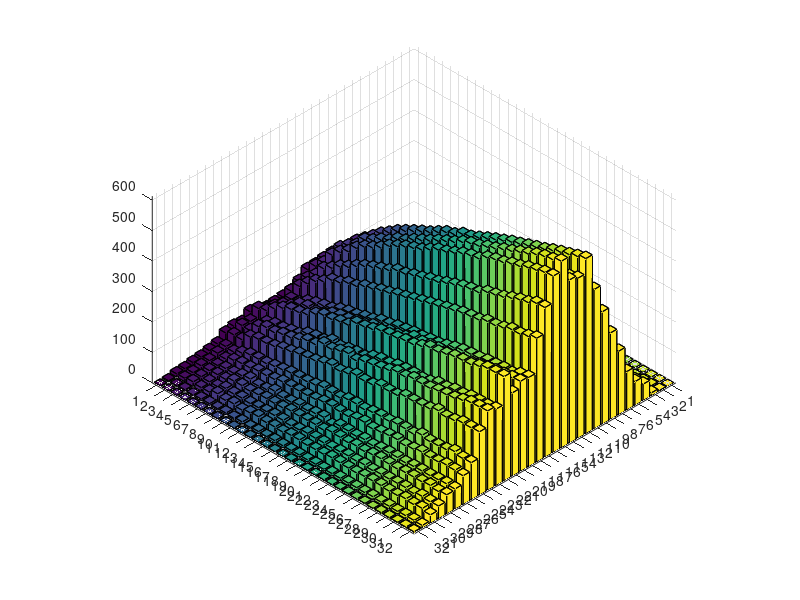

Here is the MATLAB script that generated this plot: (Note: this script raises an error after producing the figure.)
clc
clear
close all
origin = [
0 0 0 0 0 0 0 0 0 0 0 0 0 0 0 0 0 0 0 0 0 0 0 0 0 0 0 0 0 0 0 0 
0 0 0 0 0 0 0 0 0 0 0 0 0 0 0 0 0 0 0 0 0 0 0 0 0 0 0 0 0 0 0 0 
0.557042 1.23628 1.49167 2.45812 4.49232 6.28263 6.82341 7.07875 8.70654 11.187 12.1749 11.052 10.5546 13.3412 17.8806 19.875 17.9876 16.0436 18.0845 22.72 24.8248 22.6854 20.6923 23.3753 28.7577 30.5648 26.8107 23.007 25.0793 31.2728 34.2411 30.881 
2.22817 3.90077 6.78598 14.2096 17.9253 20.1277 27.4557 34.6974 36.2616 39.3596 47.918 55.8684 57.6131 58.6822 64.9589 73.0424 72.463 68.2645 79.0399 97.4776 95.4232 86.5436 100.655 115.214 102.034 99.4 124.553 130.896 116.95 126.982 143.294 136.1 
2.70563 2.9408 11.2869 15.3518 22.106 25.9895 27.5822 38.5825 41.6406 40.687 50.0101 49.451 57.9961 57.4653 63.4136 72.0336 76.2458 81.9209 85.6485 95.8236 93.7068 87.5151 103.337 105.236 115.572 114.38 119.583 144.487 124.596 126.582 135.671 142.01 
7.32113 7.59603 39.2978 37.4227 71.2145 69.8889 101.135 100.541 128.263 125.524 150.138 157.018 186.143 163.344 230.272 197.025 241.547 244.538 275.382 251.065 311.814 281.026 349.663 288.397 405.21 300.198 421.446 355.453 414.684 401.449 438.694 430.962 
11.2204 8.24889 74.925 59.3733 125.83 123.946 173.49 172.7 217.805 222.781 253.916 276.566 307.219 314.084 345.442 365.59 397.173 417.06 428.152 471.649 473.286 510.954 512.945 579.863 556.811 598.865 663.472 572.567 790.283 596.91 789.576 703.92 
17.2683 18.013 97.2999 88.7495 185.761 178.71 245.107 281.209 313.226 358.957 387.102 435.11 473.469 507.215 551.581 587.974 609.866 673.229 685.181 728.743 758.811 786.872 866.085 869.623 895.021 1016.31 943.368 1104.57 971.727 1180.78 1176.55 1125.89 
29.1254 33.6543 154.571 145.682 297.872 278.685 451.307 421.27 607.705 539.657 751.83 712.234 824.154 900.107 954.374 1040.72 1114.62 1198.07 1257.54 1340.34 1431.96 1532.95 1544.58 1719.8 1656.65 1906.37 1751.79 2083.4 2007.93 2108.34 2202.92 2230.49 
42.2556 39.7869 224.954 221.667 412.218 430.572 578.188 619.625 722.986 822.308 901.716 996.242 1140.61 1147.09 1321.7 1325.45 1553.29 1491.94 1721.69 1711.87 1879.89 1855.92 2074.84 2031.54 2218.58 2226.98 2434.18 2341.12 2641.07 2577.41 2777.98 2797.26 
44.3247 42.954 229.655 258.487 405.544 470.65 603.35 633.585 802.84 836.434 984.295 999.53 1202.37 1144.76 1387.96 1386.8 1551.38 1512.31 1815.18 1719.93 2008.65 1906.12 2126.1 2171.98 2342.51 2324.3 2593.12 2527.51 2789.63 2731.41 3025.48 2911.27 
43.5289 42.697 202.057 267.217 403.751 450.441 583.045 662.692 771.835 830.727 955.982 1032 1093.24 1239.68 1259.44 1404.27 1482.74 1545.43 1695.98 1688.01 1861.48 1873.83 2053.2 2020.81 2235.42 2175.51 2434.53 2352.17 2574.5 2570.83 2794.66 2642.64 
46.2345 43.7621 219.789 285.249 393.368 471.401 610.929 667.889 770.32 856.689 967.614 1033.44 1125.19 1235.44 1340.68 1404.54 1506.98 1600.27 1676.46 1782.35 1865.93 1970.55 2005.09 2176.49 2232.23 2288.16 2440.39 2521.21 2580.75 2684.28 2771.24 2899.54 
41.3007 37.2281 209.445 251.482 375.714 460.472 559.08 627.366 736.899 801.554 926.216 972.989 1124.97 1160.62 1295.95 1389.01 1455.17 1536.61 1648.86 1750.84 1777.49 1980.68 1973.28 2139.8 2189.4 2354.17 2340.63 2584.13 2524 2716.1 2699.34 2943.61 
42.2556 31.763 218.12 246.006 381.679 432.105 551.822 568.695 745.922 746.41 886.233 917.576 1069.6 1059.2 1264.38 1260.28 1352.53 1458.49 1568.92 1592.52 1776.87 1792.72 1983.29 1945.84 2185.28 2139.61 2328.23 2358.45 2468.32 2535.49 2604.37 2760.63 
45.9958 31.4138 235.764 251.747 378.052 436.404 539.498 585.045 711.02 727.601 861.619 872.122 1064.67 985.035 1277.73 1159.35 1387.92 1407.76 1574.2 1527.32 1810.71 1700.74 1933.97 1930.38 2075.27 2081.62 2269.03 2197.79 2464.33 2397.39 2584.02 2588.22 
47.9852 27.7595 252.021 228.615 411.151 396.046 565.885 561.413 763.04 688.675 959.589 855.197 1108.77 1023.4 1309.4 1182.59 1462.62 1412.96 1537.91 1645.39 1708.22 1795.31 1896.77 1936.5 2116.05 2119.38 2229.8 2345.87 2410.01 2504.44 2589.96 2633.46 
53.0782 21.8766 293.143 201.763 429.435 379.5 533.557 565.582 697.336 687.694 890.508 835.257 1012.06 1026.09 1146.68 1164.98 1327.42 1270.69 1540.97 1407.82 1722.53 1560.77 1896.86 1713.65 2095.74 1882.54 2221.81 2097.34 2445.66 2247.65 2602.65 2488.36 
49.4176 20.3684 253.941 194.189 381.733 334.605 503.29 545.846 642.555 647.148 796.796 779.77 963.92 956.071 1062.69 1099.56 1307.82 1237.73 1422.45 1390.33 1664.54 1584.15 1681.58 1822.69 1955.21 1846.5 2203.64 1999.22 2369.77 2162.4 2488.99 2388.12 
42.7331 15.4547 213.451 165.491 311.931 282.722 434.986 460.267 562.595 537.488 748.611 636.277 932.404 753.501 1011.75 981.056 1163.85 1092.76 1280.7 1332.69 1471.19 1343.25 1681.9 1590.39 1779.48 1732.62 1890.07 2033.99 1962.63 2149.45 2166.73 2267.3 
34.3775 12.8344 193.225 154.933 279.456 273.368 405.309 401.832 509.546 505.575 639.615 657.187 730.888 782.365 849.019 946.039 988.937 985.427 1230.01 1082.03 1399.64 1160.41 1587.9 1361.24 1632.73 1531.84 1773.25 1712.15 1857.67 1826.87 2098.89 1915.3 
26.2606 10.4214 159.204 145.164 209.171 260.133 310.505 331.565 393.02 405.237 474.377 493.786 560.926 549.062 660.984 648.903 759.46 695.153 903.412 821.818 933.339 970.536 1030.49 1068.58 1108.23 1166.63 1225.73 1255.31 1342.16 1307.57 1529.66 1398.1 
24.0324 9.24783 154.135 136.075 191.702 263.572 277.28 325.129 402.315 375.238 486.375 509.001 523.226 564.183 688.532 574.791 772.199 685.085 840.478 809.264 850.702 988.879 941.41 1000.93 1100.74 1086.12 1199.71 1204.82 1243.4 1432.94 1269.98 1509.72 
24.669 8.21394 154.609 128.469 174.063 223.309 279.107 254.862 358.497 349.429 401.315 457.072 454.443 524.069 558.956 551.858 613.267 642.922 674.749 658.294 827.877 696.003 889.35 827.72 964.764 905.087 1052.49 980.01 1139.47 1050.39 1189.3 1185.27 
25.9423 8.17989 180.093 133.492 218.444 262.979 336.533 286.871 473.419 431.271 496.757 593.132 619.213 645.233 778.15 738.357 837.374 899.657 919.29 1013.01 1050.29 1157.89 1124.45 1310.93 1220.52 1390.6 1368.99 1467.42 1544.14 1547.74 1695.74 1700.95 
18.5416 4.68188 117.609 64.3849 142.602 135.657 164.426 167.536 244.442 151.554 310.901 213.739 328.256 291.583 355.769 332.906 435.966 373.221 471.159 428.545 508.832 451.566 572.788 468.498 624.991 533.867 652.129 615.74 705.707 655.158 796.38 666.641 
17.6662 2.90182 112.093 43.0268 120.124 87.6349 136.309 110.791 192.069 116.967 242.916 160.241 258.914 212.795 284.674 240.601 319.439 258.072 350.428 282.411 385.141 302.795 411.771 350.529 431.314 386.616 460.374 396.498 509.743 392.834 525.191 432.773 
5.72958 0.917412 44.2203 18.5061 51.644 46.5456 55.205 57.6945 77.8071 57.6587 108.538 68.6427 107.946 94.6405 102.633 93.0391 121.105 93.9423 125.966 114.572 131.713 127.678 149.423 130.002 163.181 148.069 160.767 172.34 180.672 168.961 211.491 177.213 
1.35282 0.121583 14.5871 3.44075 23.6324 11.7005 21.2801 15.1243 20.6811 10.6979 25.047 11.169 26.3773 19.0085 28.1473 21.1272 35.102 17.9144 36.9512 21.9542 30.6612 28.7931 32.194 26.9513 44.6727 25.9711 50.1444 37.0472 46.3615 46.4834 50.6754 42.7088 
0 0 0 0 0 0 0 0 0 0 0 0 0 0 0 0 0 0 0 0 0 0 0 0 0 0 0 0 0 0 0 0 
0 0 0 0 0 0 0 0 0 0 0 0 0 0 0 0 0 0 0 0 0 0 0 0 0 0 0 0 0 0 0 0 
0 0 0 0 0 0 0 0 0 0 0 0 0 0 0 0 0 0 0 0 0 0 0 0 0 0 0 0 0 0 0 0 

];
origin = sqrt(origin);

phi_changed = [0 0 0 0 0 0 0 0 0 0 0 0 0 0 0 0 0 0 0 0 0 0 0 0 0 0 0 0 0 0 0 0 
0 0 0 0 0 0 0 0 0 0 0 0 0 0 0 0 0 0 0 0 0 0 0 0 0 0 0 0 0 0 0 0 
0.557042 1.23628 1.42786 2.41368 4.49827 6.30073 6.82681 6.89796 7.86364 9.43222 10.4587 11.1055 12.4909 14.3094 14.7926 13.6763 13.351 15.6473 18.9039 20.1684 19.4288 19.2835 20.6614 21.7335 21.8594 23.4855 27.7422 30.7109 28.1277 22.9757 23.4462 31.7042 
2.22817 3.90077 7.28866 11.8007 17.3776 18.9939 23.2611 29.0984 32.9219 34.6913 40.1675 46.4107 50.4624 52.7501 55.52 57.5046 61.1048 66.6101 71.3787 74.2462 78.6352 82.0692 81.8619 83.8912 94.1461 103.339 103.159 101.951 109.152 116.807 118.204 120.857 
2.70563 2.9408 8.77603 14.0441 17.5487 16.8374 27.6309 27.5745 32.4855 37.7686 44.194 43.3649 51.6012 52.5436 59.383 65.4004 69.7301 71.7336 81.7258 79.4576 86.1853 99.0527 99.2142 90.917 103.022 109.896 115.546 129.133 127.411 112.629 133.95 150.7 
7.32113 7.59603 25.4694 29.2375 43.0476 45.2097 69.8363 57.0098 82.4163 89.385 99.9234 94.8763 133.198 120.384 133.672 140.606 164.008 152.343 186.39 184.275 196.41 193.561 226.21 216.542 243.786 245.263 264.362 254.343 280.741 272.112 296.925 295.151 
11.2204 8.24889 39.2735 36.6845 64.3709 49.6312 88.4772 82.6918 118.697 90.037 134.457 136.087 162.79 134.974 192.592 176.846 208.627 200.219 243.499 221.566 263.918 247.783 295.187 279.19 304.636 287.576 338.134 303.902 355.521 367.134 399.259 367.032 
17.2683 18.013 66.5687 73.9166 108.559 115.656 168.539 168.611 207.66 193.074 275.384 257.348 292.658 313.724 347.526 328.509 407.038 385.908 454.605 447.13 475.763 497.386 547.099 532.754 615.368 590.469 653.239 646.873 664.351 689.417 746.408 710.246 
29.1254 33.6543 119.577 142.118 200.397 216.056 303.598 329.426 366.455 373.593 517.527 476.335 568.672 577.757 643.77 683.162 746.138 756.266 863.306 821.425 934.399 941.814 1028.65 1058.08 1103.06 1124.22 1216.83 1221.23 1340.33 1290.12 1403.8 1453.26 
42.2556 39.7869 180.616 185.686 306.839 301.633 427.585 434.131 497.291 495.71 694.466 648.345 802.627 766.108 918.433 924.22 1012.71 1020.45 1183.32 1149.63 1281.01 1272.55 1411.35 1370.31 1557.57 1539.54 1640.82 1658.49 1805.1 1773.56 1893.68 1895.04 
44.3247 42.954 184.213 221.365 343.019 357.473 473.641 494.477 601.937 638.075 761.477 708.035 915.232 901.103 1008.07 1039.45 1146.17 1163.06 1311.53 1317.59 1452.33 1425.6 1606.22 1604.27 1668.76 1754.83 1879.85 1792.24 2022.02 2048 2108.32 2157.51 
43.5289 42.697 186.544 244.739 348.733 373.858 495.056 508.409 670.322 660.71 731.833 801.276 941.616 897.283 1075.86 1107.19 1223.43 1225.95 1386.48 1391.99 1498.9 1529.55 1654.01 1673.18 1817.15 1844.67 1958.04 1941.51 2112.57 2073.73 2227.58 2342.44 
46.2345 43.7621 199.603 290.788 364.046 469.478 562.657 635.119 779.078 796.012 931.458 953.883 1112.61 1162.59 1253.41 1389.65 1437.72 1439.18 1686.37 1627.06 1747.16 1882.15 1940.94 2007.89 2154.4 2163.45 2276.78 2327.06 2480.9 2466.45 2661.13 2714.95 
41.3007 37.2281 180.136 238.096 326.209 412.027 469.973 530.431 663.36 627.34 769.137 805.399 930.856 920.59 1030.55 1149.76 1176.68 1203.29 1376.82 1373.23 1509.78 1534.04 1610.44 1697.41 1806.37 1802.44 1939.52 1950.44 2058.79 2133.73 2238.94 2246.15 
42.2556 31.763 206.299 226.158 361.005 396.8 459.391 528.628 618.361 609.148 762.01 777.849 939.98 851.652 1021.75 1123.64 1206.03 1119.7 1350.41 1359.26 1451.45 1508.48 1544.59 1663.56 1791.29 1639.96 1932.9 1886.66 2051.47 2000.36 2156.48 2220.36 
45.9958 31.4138 244.942 238.881 401.032 463.542 529.988 600.5 671.348 748.861 838.197 969.83 1022.38 1028.4 1196.42 1303.7 1348.23 1313.84 1669.32 1469.27 1725.87 1724.74 1800.04 1949.66 1961.48 2057.45 2189.87 2229.73 2303.5 2396.44 2547.23 2558.87 
47.9852 27.7595 275.094 234.861 449.509 425.255 561.991 611.111 693.607 775.073 944.497 953.123 1016.78 1134.66 1275.85 1386.73 1300.69 1538.15 1548.56 1623.28 1822.39 1753.53 1938.41 1937.69 2115.39 2159.04 2349.8 2198.18 2479.15 2533.42 2601.73 2637.92 
53.0782 21.8766 348.654 224.513 561.358 424.903 728.063 585.965 985.135 759.375 1228.94 947.614 1420.49 1178.68 1712.88 1273.64 1901.38 1609.69 2065.47 1807.12 2334.48 2015.48 2556.37 2293.07 2703.08 2600.73 2901.84 2794.63 3172.56 3019.32 3329.22 3284.89 
49.4176 20.3684 359.058 231.594 595.252 447.219 728.834 721.688 984.401 893.343 1220.36 1154.67 1442.26 1366.73 1678 1550.43 1896.18 1822.53 2043.3 2060.31 2306.78 2226.31 2579.78 2363.45 2796.09 2569.82 2955.69 2816.09 3174.07 2924.2 3495.08 3171.11 
42.7331 15.4547 349.416 216.919 566.181 457.557 728.346 691.996 906.245 913.189 1116.27 1101.03 1393.89 1258.98 1640.9 1445.07 1826.58 1792.79 1840.15 2107.43 2072.05 2265.91 2352.46 2406.81 2633.42 2576.29 2836.31 2915.51 2922.04 3196.86 3250.55 3326.37 
34.3775 12.8344 289.326 190.09 467.912 450.548 564.681 699.737 695.174 863.177 885.611 1003.15 1083.62 1164.92 1224.05 1316.62 1487.52 1391.5 1676.51 1615.29 1806.69 1868.33 1892.55 2090.89 2090.21 2157.75 2377.36 2230.53 2487.73 2496.4 2571.21 2587.76 
26.2606 10.4214 216.715 147.432 362.598 319.733 482.949 463.736 590.368 588.667 678.292 727.473 804.621 790.484 929.432 947.743 1031.38 1006.35 1207.97 1076.29 1354.28 1146.77 1446.94 1335.35 1473.11 1496.38 1568.13 1670.05 1646.16 1752.83 1827.83 1821.11 
24.0324 9.24783 202.275 141.271 346.662 297.622 512.412 448.908 632.097 606.378 775.243 774.871 863.511 940.42 1022.93 1104.19 1029.77 1396.83 1067.25 1516.81 1257.65 1533.35 1505.31 1508.53 1726.8 1620.9 1840.16 1775.75 1958.6 1946.44 2066.51 2095.49 
24.669 8.21394 229.944 136.437 423.556 339.264 623.365 519.05 850.742 661.619 1079.89 819.892 1243.56 1003.61 1460.59 1079.16 1695.63 1245.55 1823.03 1458 1928.47 1680.88 2022.1 1849 2187.37 1942.23 2325.33 2108.04 2437.37 2240.02 2618.25 2405.71 
25.9423 8.17989 237.286 144.012 429.556 327.673 655.49 553.44 744.869 911.564 809.572 1125.99 1057.05 1271.79 1241.92 1458.95 1528.38 1513.63 1855.67 1711.9 2017.86 2022.98 2201.08 2332.78 2329.77 2715.87 2461.75 2954.34 2742.08 3089.56 2977.42 3291.58 
18.5416 4.68188 191.979 107.847 348.794 256.739 597.379 299.293 830.44 488.491 868.107 736.561 986.711 840.544 1103.43 1049.56 1038.2 1290.66 1066.31 1369.32 1186.29 1474.75 1261.42 1591.02 1417.35 1646.29 1591.33 1759.17 1733.83 1861.51 1925.5 1956.07 
17.6662 2.90182 206.979 84.3267 402.269 306.177 571.469 520.444 816.745 676.822 1072.84 869.028 1284.16 1098.46 1489.9 1327.48 1699.21 1548.27 1900.6 1768.07 2076.69 1986.67 2259.65 2147.92 2496.11 2286.97 2683.51 2542.87 2761.9 2846.87 2903.62 3018.05 
5.72958 0.917412 65.2684 27.9713 114.728 112.844 124.961 219.326 136.46 301.207 172.988 338.365 245.183 333.626 335.069 341.988 393.725 405.494 423.738 496.665 457.076 594.573 491.437 690.872 539.928 755.618 613.534 806.629 671.976 881.1 716.292 943.654 
1.35282 0.121583 15.2681 3.36493 27.8481 11.2926 31.2851 15.265 31.2777 13.2019 27.3253 12.7641 20.955 13.1633 22.3586 11.7038 30.8925 15.2378 37.2742 24.2208 42.5585 30.5358 48.6859 35.426 50.5673 41.4821 51.6666 41.8563 57.8576 38.6099 60.666 42.4174 
0 0 0 0 0 0 0 0 0 0 0 0 0 0 0 0 0 0 0 0 0 0 0 0 0 0 0 0 0 0 0 0 
0 0 0 0 0 0 0 0 0 0 0 0 0 0 0 0 0 0 0 0 0 0 0 0 0 0 0 0 0 0 0 0 
0 0 0 0 0 0 0 0 0 0 0 0 0 0 0 0 0 0 0 0 0 0 0 0 0 0 0 0 0 0 0 0 
];
phi_changed = sqrt(phi_changed);

theta_changed = [0 0 0 0 0 0 0 0 0 0 0 0 0 0 0 0 0 0 0 0 0 0 0 0 0 0 0 0 0 0 0 0 
0 0 0 0 0 0 0 0 0 0 0 0 0 0 0 0 0 0 0 0 0 0 0 0 0 0 0 0 0 0 0 0 
0.557042 1.26512 1.75149 2.41966 3.23081 4.58396 7.09175 9.53625 10.1955 10.3608 11.31 12.3795 12.8434 13.9493 15.68 16.7 16.8074 17.6469 19.4892 20.6124 20.2344 20.1487 21.4515 22.7903 23.8051 26.1581 29.1306 29.6274 27.9341 27.3391 28.2794 28.9361 
2.22817 5.68893 8.22982 11.7032 16.2418 20.1534 23.415 26.7883 30.2174 33.7571 38.5207 43.415 45.5189 46.2921 51.5604 61.6864 69.1335 70.1496 70.7644 75.7375 80.7226 81.8419 83.5445 89.6496 96.2696 100.958 108.204 118.128 121.919 117.642 117.559 129.139 
2.70563 7.45488 10.9427 14.2612 18.2497 22.2867 25.5323 28.7176 33.7763 41.1238 48.7303 54.3682 58.5414 63.8385 71.3973 79.0915 84.014 86.0384 87.7658 91.1233 95.4799 99.8328 105.544 115.008 127.533 138.471 143.968 145.8 149.582 157.798 166.351 169.587 
7.32113 18.9913 26.8187 34.5801 45.6628 61.423 80.2956 96.7382 109.311 123.154 139.637 152.633 162.196 175.57 192.424 206.49 217.833 227.782 234.662 246.557 275.868 313.285 335.085 337.108 333.577 332.84 340.648 365.476 398.945 420.633 432.246 450.19 
11.2204 24.7075 43.5039 55.4045 84.1266 103.47 128.943 144.017 171.218 181.153 215.121 215.367 257.533 265.044 300.407 314.252 339.61 351.228 377.656 382.125 413.956 425.16 448.718 468.572 486.969 503.445 557.839 627.051 687.56 671.826 639.336 630.545 
17.2683 29.6193 86.3815 83.4658 161.722 158.73 234.477 242.331 325.172 298.314 402.165 387.826 472.189 483.82 561.274 568.742 639.323 656.419 733.763 746.082 825.118 822.012 907.243 902.381 1013.04 1011.69 1090.83 1069.09 1108.35 1160.64 1111.35 1195.87 
29.1254 43.4605 155.547 151.551 266.801 282.2 389.204 394.875 529.501 534.634 674.577 633.084 799.4 797.093 962.403 902.946 1134.56 1048.5 1264.76 1171.81 1421.22 1321.33 1505.68 1484.48 1673.66 1592.69 1790.82 1665.07 2002.28 1808.71 2057.7 1942.33 
42.2556 61.5795 213.17 215.128 380.739 362.471 569.549 521.587 753.112 700.775 883.492 909.332 1047.41 1071.7 1211.57 1254.24 1361.09 1479.69 1486.67 1658.06 1677.07 1800.72 1882.41 1960.31 2049.57 2125.35 2244.45 2327.04 2387.26 2446.97 2646.51 2605.49 
44.3247 67.1995 216.109 249.83 354.181 420.187 533.619 588.6 701.055 784.741 853.686 969.846 1084.02 1123.48 1319.59 1340.3 1490.25 1551.53 1693.4 1723.91 1860.97 1931.17 2009.28 2112.39 2221.59 2268.58 2419.38 2487.65 2602.55 2657.79 2785.48 2857.41 
43.5289 60.3661 222.035 236.005 362.005 391.955 537.181 585.43 703.351 733.008 930.02 861.273 1123.86 1118.9 1254.04 1330.1 1489.1 1484.46 1673.66 1697.73 1865.15 1850.15 2088.86 2041.05 2230.99 2253.88 2381.41 2460.2 2552.73 2674.52 2747.67 2823.1 
46.2345 64.4028 201.846 243.878 325.888 368.38 489.789 548.187 667.748 679.638 851.519 853.551 980.103 1051.73 1157.52 1203.77 1338.02 1377.05 1498.67 1535.28 1675.07 1734.87 1806.82 1900.89 1986.42 2043.78 2167.73 2170.72 2353.08 2376.35 2518.41 2580.84 
41.3007 62.3094 173.401 221.928 293.994 315.551 443.099 474.99 586.55 607.378 710.163 753.498 831.265 905.227 1008.3 1039.04 1174.61 1204.93 1325.13 1381.85 1487.79 1508.9 1615.76 1621.71 1801.93 1812.63 1911.32 1986.06 2070.92 2126.23 2249.39 2217.16 
42.2556 73.0795 174.317 238.051 304.567 349.103 465.64 485.298 600.086 668.515 721.603 801.909 895.674 926.97 1056.18 1110.43 1219.89 1283.49 1410.07 1468.37 1567.52 1637.2 1751.88 1773.57 1846.47 1934.37 1999.02 2047.42 2170.54 2201 2367.98 2409.51 
45.9958 88.294 178.67 265.074 326.418 387.694 495.133 545.049 631.561 718.926 807.409 881.77 950.607 999.007 1147.43 1197.15 1261.06 1392.36 1458.72 1530.95 1694.37 1760.15 1830.39 1937.05 2029.87 2098.81 2218.38 2276.11 2371.47 2467.47 2546.66 2627.36 
47.9852 98.3119 179.723 262.635 341.114 416.988 505.966 570.102 656.633 732.834 842.043 933.453 1034.51 1090.23 1158.04 1256.62 1316.04 1384.38 1541.32 1580.18 1608.67 1725.1 1859.84 1929.76 2030.45 2135.61 2260.76 2329.32 2421.74 2517.44 2599.51 2670.55 
53.0782 111.042 191.858 290.279 385.578 478.407 587.438 668.697 765.015 853.279 961.563 1055.27 1179.18 1296.58 1370.23 1455.79 1569.12 1632.45 1722.44 1828.47 1936.57 2048.88 2155.21 2228.71 2320.84 2430.29 2552.39 2642.67 2733.12 2837.97 2943.87 3029.88 
49.4176 107.39 189.027 276.16 360.175 429.606 533.111 611.471 688.063 764.484 877.83 949.108 1052.81 1156.39 1224.1 1313.09 1430.8 1483.64 1566.56 1660.04 1723.33 1784.03 1898.56 2025.66 2110.29 2167.87 2326.31 2458.08 2473.15 2549.34 2711.6 2778.6 
42.7331 93.8628 168.179 237.741 306.389 361.792 446.83 514.844 588.146 653.127 755.915 818.968 885.553 983.723 1060.75 1103.3 1205.11 1285.86 1334.46 1401.71 1491.45 1547.95 1585.24 1644.47 1753.25 1811.58 1846.33 1952.87 2069.22 2129.18 2208.77 2306.13 
34.3775 75.5919 130.296 181.385 236.278 262.678 325.077 388.312 457.898 500.311 572.633 643.321 712.783 771.749 849.483 902.489 977.67 1050.26 1099.07 1132.61 1205.92 1262.22 1295.94 1337.59 1422.09 1480.65 1500.91 1527.1 1596.13 1637.39 1669.3 1745.89 
26.2606 56.5486 97.5459 142.793 184.38 202.733 251.401 295.501 339.683 377.365 437.969 494.507 545.971 586.792 654.457 715.565 763.037 802.271 852.556 895.441 942.1 980.676 1019.25 1057.35 1099.58 1121.47 1145.2 1191.71 1255.78 1295.11 1324.94 1386.04 
24.0324 49.9112 86.8309 129.463 166.981 182.885 231.984 272.925 308.031 330.271 379.859 438.344 487.321 514.82 569.131 630.236 668.711 707.979 772.82 799.996 798.325 828.602 882.532 914.406 957.065 1019.91 1061.66 1083.43 1131.96 1198.11 1231.26 1237.6 
24.669 49.7242 85.278 138.339 195.417 215.852 256.958 313.085 356.159 368.181 402.656 467.017 529.353 562.71 595.433 636.352 667.635 691.995 738.292 789.877 832.61 881.869 935.102 971.496 1010.71 1075.11 1130.86 1149.49 1172.46 1226.88 1267.27 1275.18 
25.9423 51.9281 84.9109 135.66 200.786 226.435 264.208 306.946 358.74 397.942 440.942 472.971 502.907 543.511 600.987 642.395 676.956 733.442 806.053 847.791 854.345 876.725 939.941 999.041 1023.82 1047.39 1089.69 1124.83 1147.73 1188.39 1238.42 1267.51 
18.5416 33.1075 60.4308 93.0838 137.883 155.867 197.902 233.799 258.055 276.916 323.233 369.877 400.58 432.09 481.593 518.321 536.765 571.454 613.471 623.832 621.054 653.458 701.465 723.005 731.659 762.863 796.949 816.681 850.226 907.138 945.514 961.865 
17.6662 30.7681 52.484 90.718 152.745 183.381 201.478 225.232 259.13 291.719 328.918 366.734 394.917 420.007 453.318 487.802 510.292 529.595 555.35 580.64 600.442 630.047 676.758 727.444 770.042 805.785 833.821 857.439 891.943 941.078 984.167 1012.37 
5.72958 11.0026 15.7999 28.0465 46.7504 54.907 57.277 69.2059 88.8564 101.904 107 114.765 126.432 137.758 150.966 169.048 184.357 192.042 199.001 210.063 218.538 224.927 243.502 276.951 304.576 312.936 316.588 331.088 346.771 349.34 347.035 356.429 
1.35282 3.20896 2.90209 3.74212 7.17258 11.9911 14.964 16.2436 18.8287 24.5253 31.3124 35.8009 37.4266 38.5239 40.9441 44.2428 47.6259 51.9351 58.2531 65.3782 70.5681 73.1311 75.7674 81.2675 88.6822 94.1258 95.3315 94.2365 94.659 98.3673 104.166 110.087 
0 0 0 0 0 0 0 0 0 0 0 0 0 0 0 0 0 0 0 0 0 0 0 0 0 0 0 0 0 0 0 0 
0 0 0 0 0 0 0 0 0 0 0 0 0 0 0 0 0 0 0 0 0 0 0 0 0 0 0 0 0 0 0 0 
0 0 0 0 0 0 0 0 0 0 0 0 0 0 0 0 0 0 0 0 0 0 0 0 0 0 0 0 0 0 0 0 
];
theta_changed = sqrt(theta_changed);

another = [0 0 0 0 0 0 0 0 0 0 0 0 0 0 0 0 0 0 0 0 0 0 0 0 0 0 0 0 0 0 0 0 
0 0 0 0 0 0 0 0 0 0 0 0 0 0 0 0 0 0 0 0 0 0 0 0 0 0 0 0 0 0 0 0 
0 0 0 0 0 0 0 0 0 0 0 0 0 0 0 0 0 0 0 0 0 0 0 0 0 0 0 0 0 0 0 0 
0 0 0 0 0 0 0 0 0 0 0 0 0 0 0 0 0 0 0 0 0 0 0 0 0 0 0 0 0 0 0 0 
0 0 0 0 0 0 0 0 0 0 0 0 0 0 0 0 0 0 0 0 0 0 0 0 0 0 0 0 0 0 0 0 
0.238732 0.132011 1.92534 2.40796 3.55918 2.46699 10.357 1.23557 12.859 7.53229 15.1484 6.9932 25.62 9.43886 24.1982 22.2196 26.7626 21.9836 36.5416 32.3626 27.5151 51.1289 30.5109 51.9562 35.9148 72.2221 19.8563 92.7541 26.1417 93.3386 26.5751 120.772 
4.45634 5.2686 31.773 29.7661 52.0703 55.7323 92.242 76.9886 128.448 92.8829 161.568 122.576 162.569 183.354 171.796 224.93 194.194 237.36 241.558 239.842 231.481 333.459 209.02 352.059 296.388 342.874 332.242 360.639 369.316 374.806 372.187 411.872 
6.92324 11.3801 28.4216 38.5371 51.8347 62.7217 89.446 105.079 124.546 116.421 130.429 154.521 164.882 165.028 195.982 197.263 201.385 221.468 247.491 255.595 267.896 274.165 294.102 291.061 300.609 322.543 357.881 378.284 381.252 364.201 387.502 397.834 
9.31056 14.9348 34.0017 46.5867 76.4003 90.0867 113.855 119.726 138.916 150.127 183.164 191.42 208.138 217.778 251.876 262.28 276.414 291.353 314.904 309.952 337.545 363.421 382.591 378.068 401.725 415.689 431.377 435.255 477.752 501.585 498.675 487.78 
11.6979 18.2978 38.8844 60.8261 93.2647 113.323 115.716 131.644 183.276 178.298 202.313 220.076 243.066 286.004 300.176 290.173 355.998 351.648 364.279 396.607 401.844 451.66 493.09 440.386 505.614 552.165 557.346 591.858 574.592 577.901 660.445 614.191 
16.8704 21.2853 65.4969 99.7601 150.947 181.939 194.175 243.134 277.651 344.556 331.196 391.27 447.124 451.822 486.489 528.197 553.587 614.665 668.083 621.239 744.665 715.43 810.195 792.187 805.887 959.092 872.695 940.58 942.931 1070.36 1108.18 964.315 
22.1225 20.857 89.3236 127.57 197.806 166.111 254.799 277.037 315.562 338.987 411.532 415.764 467.551 494.991 559.827 544.445 649.236 648.035 694.534 705.961 789.145 761.758 826.399 914.902 932.32 844.662 968.243 1051.96 1078.77 1000.26 1118.45 1159.99 
24.0324 19.0868 94.532 131.528 192.794 156.449 301.618 269.263 330.328 336.571 458.119 411.399 498.119 532.398 529.546 601.732 620.212 716.518 655.834 794.852 742.175 875.984 819.498 936.911 950.161 1043.21 975.73 1059.81 1206.95 1109.79 1192.02 1243.59 
28.7275 17.2801 109.642 123.969 173.787 157.631 269.175 226.916 316.451 309.406 387.074 359.772 457.725 433.223 543.592 492.605 601.673 556.066 666.204 647.575 727.196 708.972 818.372 761.382 870.365 816.295 906.055 939.694 1022.22 915.93 1078.11 1037.7 
35.7303 20.9206 139.373 131.576 224.309 182.326 366.244 231.271 443.432 367.558 521.736 407.438 671.654 499.814 786.936 604.779 850.396 672.52 1004.92 783.651 1085.09 864.427 1192.23 961.962 1267.8 1059.52 1386.89 1128.16 1515.66 1246 1535.71 1371.81 
27.9317 20.3838 105.179 126.609 163.06 206.505 272.077 240.492 341.644 358.449 393.523 421.861 507.283 480.04 611.456 620.917 631.563 664.146 747.123 731.92 852.918 830.616 889.973 931.601 990.393 990.312 1067.79 1048.11 1130.78 1140.03 1234.54 1249.71 
23.2366 20.6763 83.4592 100.326 134.634 182.354 236.533 207.582 306.937 302.712 339.522 377.967 412.642 416.653 504.572 509.313 578.966 553.833 591.198 602.122 659.011 701.257 764.958 737.405 821.066 795.694 866.144 913.853 923.141 944.53 1031.69 981.693 
21.7246 22.3581 81.3665 103.575 133.303 214.184 229.711 231.448 318.028 269.415 353.037 415.029 409.103 487.196 512.91 474.549 595.448 584.562 644.145 705.715 702.438 749.109 812.235 796.515 882.608 895.696 953.236 988.039 1038.51 1055.31 1076.53 1141.71 
22.2021 21.7258 110.14 121.783 192.441 272.143 306.501 309.363 456.36 388.829 572.4 556.583 652.715 625.289 825.666 639.198 995.269 772.2 1058.69 941.406 1121.05 1014.91 1297.5 1068.29 1461.32 1162.85 1544.35 1280.11 1648.44 1411.59 1728.86 1546.54 
15.6768 16.7609 74.2079 98.4659 114.904 217.228 176.473 221.407 290.362 261.138 357.16 382.935 349.197 465.766 421.965 473.577 541.162 511.52 578.775 609.39 617.489 675.578 680.192 728.589 746.868 788.23 822.056 825.381 894.483 894.397 937.619 985.779 
13.2099 13.2337 68.1814 88.1533 93.405 195.161 143.263 194.332 252.337 215.021 305.206 321.131 302.871 395.153 363.659 406.924 446.012 461.058 483.181 524.35 553.233 552.115 622.376 627.894 609.851 730.51 657.379 728.401 812.123 696.675 864.439 842.24 
9.07183 5.09314 69.1562 66.6737 97.1616 169.107 155.177 186.821 295.37 200.687 404.313 266.316 471.517 330.891 558.811 377.797 639.531 444.297 695.112 525.487 801.429 534.403 954.514 569.375 1004.45 707.467 1010.58 780.993 1135.83 763.592 1274.69 806.637 
5.65 2.05164 52.6919 45.1201 67.0922 142.361 75.5086 206.977 133.507 249.535 188.711 297.177 252.226 304.07 349.928 307.528 398.379 380.809 381.889 480.096 402.206 513.509 492.362 516.269 564.848 574.304 592.269 630.38 659.928 638.929 732.887 709.354 
4.85423 1.83773 42.7772 47.7171 37.393 134.84 55.1116 147.284 150.164 143.741 193.096 209.342 202.725 234.188 272.238 231.646 289.622 325.743 233.515 404.621 288.991 337.572 446.424 285.255 482.848 411.352 385.306 564.46 388.204 548.465 538.056 483.261 
5.17254 1.79612 48.7552 50.1957 45.5886 159.613 45.573 196.663 153.937 166.927 254.479 223.716 260.752 321.55 297.399 343.787 378.158 381.707 381.76 487.418 376.325 511.457 495.079 433.204 623.283 450.284 592.15 615.175 500.04 730.256 551.138 682.587 
3.97887 1.18737 40.8566 36.2842 44.6994 134.856 22.7241 205.007 81.9745 173.188 213.6 135.99 282.864 205.207 254.201 326.922 239.214 382.467 309.75 369.765 405.059 376.756 453.113 429.623 478.118 476.407 523.504 509.589 555.854 578.675 546.933 661.737 
2.54648 0.354606 32.452 11.5811 70.0903 48.6154 105.195 92.5406 160.757 117.329 239.11 141.088 304.966 192.131 354.385 238.548 443.484 223.468 597.229 172.382 739.408 185.731 783.996 297.747 765.437 416.704 796.847 453.353 908.743 443.995 1018.01 476.302 
0 0 0 0 0 0 0 0 0 0 0 0 0 0 0 0 0 0 0 0 0 0 0 0 0 0 0 0 0 0 0 0 
0 0 0 0 0 0 0 0 0 0 0 0 0 0 0 0 0 0 0 0 0 0 0 0 0 0 0 0 0 0 0 0 
1.27324 0.0241932 18.2337 0.965286 49.8728 5.81544 88.5014 18.4683 125.854 41.8218 155.501 76.5244 174.194 120.937 181.741 172.138 179.862 227.187 170.989 283.787 157.786 339.93 143.556 392.907 132.927 438.552 131.908 471.59 146.737 487.276 181.696 483.688 
1.19366 0.19593 14.6825 6.98388 26.4925 34.0916 21.7662 78.6315 11.6002 113.643 23.6087 114.698 67.8026 90.3437 119.879 76.8703 145.734 99.3062 140.332 143.593 133.445 174.692 152.913 180.409 189.292 186.759 207.758 222.655 196.461 275.342 191.3 295.859 
0.875352 0.0459279 11.5568 1.70091 26.7265 9.06713 36.3058 23.8677 36.4831 41.401 32.9029 52.6654 35.4013 51.599 48.6956 41.1877 67.2568 32.4461 79.2243 36.1485 76.4288 53.7401 62.0584 75.2459 49.1084 86.6143 50.3646 81.0492 67.9322 65.1394 91.0604 54.4075 
];
another = sqrt(another);

addnoise = [0 0 0 0 0 0 0 0 0 0 0 0 0 0 0 0 0 0 0 0 0 0 0 0 0 0 0 0 0 0 0 0 
0 0 0 0 0 0 0 0 0 0 0 0 0 0 0 0 0 0 0 0 0 0 0 0 0 0 0 0 0 0 0 0 
0.238732 0.475751 0.331399 0.734969 2.04146 3.27825 3.20558 2.10236 1.79349 3.41744 5.72005 6.33101 4.72465 3.17017 4.14907 7.23793 9.38334 8.53409 6.28027 6.10827 9.15713 12.6289 13.0037 10.3513 8.44942 10.3227 14.4603 16.4203 14.1418 10.6371 10.6237 14.8949 
2.30775 4.58587 6.69842 12.3207 17.0181 20.7372 26.4735 29.8614 33.2577 41.9744 47.3715 44.8299 50.0348 64.4254 67.0013 59.7098 62.6227 72.6826 79.9818 89.6949 93.7873 86.0225 89.411 107.892 109.01 98.2076 110.48 130.609 127.456 122.479 132.877 136.911 
3.50141 3.78511 16.2878 22.189 30.0661 35.7438 38.0166 55.4207 54.981 59.9985 73.8679 70.7919 85.5737 86.6888 89.1469 104.495 106.911 110.167 127.171 130.298 141.892 130.791 150.033 158.625 155.29 153.163 160.943 204.612 188.627 174.762 206.406 203.894 
7.16197 6.76015 40.8502 35.4958 70.3465 67.3019 92.3484 93.8097 118.134 117.117 144.197 137.939 180.231 143.419 197.764 186.653 215.713 202.435 216.062 248.14 264.873 246.084 287.227 268.62 320.727 288.995 346.241 323.859 355.981 349.843 347.49 395.69 
14.4035 11.5718 95.4192 75.8669 161.854 166.456 214.733 225.326 287.801 286.601 351.899 355.013 395.585 424.494 463.675 503.243 503.817 586.643 547.761 652.598 594.17 719.195 668.798 761.736 801.082 754.775 876.164 758.42 951.836 881.792 1000.94 931.317 
25.7035 24.982 161.7 136.216 299.365 276.744 420.408 425.115 546.266 546.939 662.668 713.297 790.112 846.41 950.952 953.108 1097.64 1085.75 1208.93 1234.05 1351.79 1375.95 1471.65 1502.7 1574.57 1653.75 1732.14 1734.03 2033.86 1664.91 2279.31 1762.36 
42.4148 45.4181 219.646 231.31 426.002 430.59 631.079 644.216 802.653 872.52 992.197 1064.18 1182.74 1236.4 1445.91 1384.34 1634.95 1607.84 1778.84 1819.22 2037.83 1963.69 2220.42 2167.33 2397.73 2413.71 2610.75 2557.63 2725.9 2864.04 2880.91 3039.6 
50.85 46.5326 272.245 283.656 486.305 527.302 699.694 739.971 902.23 986.931 1120.2 1198.59 1372.98 1400.86 1553.82 1701.74 1753.2 1951.9 2012.02 2126.77 2280.86 2386.32 2463.26 2653.21 2666.61 2884.84 2858.59 3155.35 3074.16 3337.56 3462.07 3524.38 
55.6247 52.5832 285.055 325.955 514.289 584.116 759.337 815.01 1001.64 1063.45 1264.44 1291.76 1533.57 1549.61 1731.77 1812.88 2025.05 2044.5 2293.89 2320.37 2537.27 2490.38 2861.34 2772.87 3097.7 2973 3377.29 3255.87 3612.25 3531.54 3829.4 3844.53 
55.6247 49.9692 283.779 317.805 532.53 572.985 784.709 812.112 1033.93 1065.36 1265.62 1339.69 1491.14 1602.88 1750.15 1847.5 2000.18 2080.12 2252.94 2327.5 2452.18 2629.66 2730.55 2835.53 2988.94 3127.03 3173.95 3397.94 3472.47 3623.22 3762.44 3874.1 
59.7627 52.3701 307.441 340.479 551.152 609.322 798.687 872.719 1034.49 1108.74 1267.74 1334.65 1507.49 1579.39 1759.92 1804.4 2030.66 2004.86 2281.92 2306.57 2487.36 2566.54 2729.25 2784.24 3013.15 3030.46 3234.77 3272.92 3486.04 3518.42 3684.75 3739.94 
57.1366 47.3531 296.103 328.411 506.015 581.299 737.567 799.01 941.831 1025.08 1160.48 1221.28 1389.99 1439.38 1617.26 1682.2 1817.3 1907.84 2073.61 2141.16 2304.2 2384.1 2581.58 2550.97 2821.01 2793.84 3010.91 3046.74 3202.08 3228.18 3426.73 3447.42 
59.9218 38.8231 330.318 332.902 532.007 578.2 793.41 760.669 1040.41 1013.11 1213.92 1237.89 1463.92 1432.61 1710.06 1691.6 1906.66 1965.97 2136.49 2200.18 2385.45 2434.36 2643.63 2667.58 2848.97 2912.86 3072.85 3120.75 3333.66 3325.89 3563.09 3562.65 
57.7732 35.5358 314.5 288.436 508.962 535.366 703.478 718.835 965.128 908.647 1130.42 1153.72 1302.51 1344.84 1563.21 1518.71 1739.02 1776.34 1965.47 1951.05 2261.38 2125.91 2476.4 2405.37 2625.62 2667.63 2809.36 2905.62 3044.95 3105.5 3233.2 3390.64 
61.1951 32.4371 329.428 264.758 499.917 500.037 647.424 685.368 874.173 802.369 1074.32 998.469 1212.41 1191.96 1387.26 1328.6 1640.18 1485.64 1764.67 1756.38 1914.09 1956.78 2084.64 2135.85 2336.28 2243.91 2559.11 2498.59 2714.98 2694.03 2916.38 2923.47 
61.4338 31.2121 312.229 249.575 493.076 445.805 610.833 654.319 819.069 788.256 1014.51 973.207 1192.55 1125.2 1377.48 1343.68 1559.32 1499.97 1714.9 1747.35 1919.28 1898.88 2111.04 2119.65 2327.86 2240.72 2557.33 2477.45 2708.86 2700.78 2908.83 2912.53 
62.4683 26.7393 313.046 243.013 481.437 424.261 625.909 689.55 829.719 821.082 1056.63 992.776 1276.15 1203.31 1434.38 1430.03 1612.41 1680.97 1747.57 1916.79 2003.33 2084.85 2227.25 2259.99 2542.14 2380.87 2737.04 2642.31 2960.07 2773.85 3200.09 3010.91 
54.7493 20.0261 274.248 205.761 407.271 347.993 546.781 582.342 672.256 715.521 846.525 865.556 1045.16 1022.94 1158.19 1234.71 1382.06 1359.75 1542.87 1555.26 1836.22 1582.29 2028.44 1888.17 2134.21 2117.77 2225.88 2421.55 2403.15 2503.36 2650.74 2707.74 
45.1204 15.7442 228.866 175.599 316.785 280.997 444.379 434.047 534.475 519.466 711.813 626.751 830.794 756.914 956.801 884.343 1131.67 966.455 1307.82 1120.95 1463.23 1236.83 1590.97 1468.19 1651.73 1588.05 1871.63 1693.97 2051.51 1785.85 2256.02 1943.95 
40.2662 13.1971 229.681 178.907 303.473 311.003 449.241 444.481 564.842 553.888 730.838 666.792 903.956 762.644 1023.67 975.207 1128.87 1035.95 1364.79 1173.27 1434.85 1383.74 1562.16 1573.27 1669.71 1730.35 1868.32 1895.99 1984.29 2066.63 2199.7 2193.5 
34.3775 11.5608 210.002 171.086 252.626 302.218 375.225 381.126 493.829 463.234 607.943 598.64 680.93 714.683 784.326 832.657 872.203 936.439 1012.17 1051.91 1113.44 1200.11 1258.23 1264.87 1448.91 1381.64 1550.23 1530.95 1678.48 1659.06 1782.22 1809.06 
32.388 10.5452 201.44 155.452 229.234 291.816 325.296 353.122 464.145 425.98 531.656 609.838 556.404 696.459 757.011 656.197 879.885 789.708 930.768 880.78 1054.07 972.233 1156.94 1059.28 1250.05 1188.21 1308.37 1275.98 1460.48 1324.44 1589.34 1431.62 
29.4437 9.51025 182.199 144.996 209.032 243.697 348.155 258.344 444.749 415.91 456.594 542.372 585.208 602.583 681.204 688.349 779.357 750.14 891.541 811.027 1001 886.06 1072.54 1011.14 1134.97 1075.62 1303.96 1116.36 1429.66 1233.67 1501.68 1306.83 
28.5683 7.19381 199.861 121.8 256.68 278.095 359.318 366.885 503.025 508.9 554.724 715.636 653.826 805.92 843.092 866.773 998.249 1007.75 1079.78 1183.59 1163.41 1337.4 1267.16 1467.24 1418.09 1535.37 1624.48 1558.52 1877.14 1593.61 2019.49 1789.23 
15.1197 2.77766 109.791 51.7069 136.6 128.282 174.112 169.182 251.117 199.06 310.676 267.947 334.131 328.243 382.4 351.999 438.584 405.368 472.04 454.644 535.617 489.805 585.816 557.853 616.033 625.597 658.201 662.91 733.971 687.717 795.265 730.062 
7.00282 1.11718 58.0691 25.3914 75.8126 72.1345 85.1607 93.4714 119.391 94.9506 152.386 113.643 160.691 139.239 171.16 149.56 179.122 172.549 182.319 187.494 214.876 190.2 241.446 217.481 248.437 247.999 262.039 261.573 285.797 264.013 309.4 275.313 
3.1831 0.512067 31.8825 12.9694 46.545 41.8303 43.5271 54.3425 59.735 45.4865 81.4437 53.1827 82.5283 73.9971 82.8257 79.4882 93.2994 82.0512 98.2531 92.8956 107.291 98.064 126.352 107.003 131.166 135.284 129.018 147.909 150.699 136.813 176.624 144.28 
1.19366 0.143204 12.6706 4.02707 19.6642 13.4188 18.1882 17.0886 21.4935 13.176 27.9257 16.4466 28.0162 26.2643 29.6035 26.5453 37.9144 21.5115 38.8224 26.6258 30.689 34.0481 32.89 31.4826 45.8933 31.3873 50.0136 42.6495 46.8892 48.8864 52.9771 43.9672 
0 0 0 0 0 0 0 0 0 0 0 0 0 0 0 0 0 0 0 0 0 0 0 0 0 0 0 0 0 0 0 0 
0 0 0 0 0 0 0 0 0 0 0 0 0 0 0 0 0 0 0 0 0 0 0 0 0 0 0 0 0 0 0 0 
];
addnoise = sqrt(addnoise);

rotatexyz = [0 0 0 0 0 0 0 0 0 0 0 0 0 0 0 0 0 0 0 0 0 0 0 0 0 0 0 0 0 0 0 0 
0 0 0 0 0 0 0 0 0 0 0 0 0 0 0 0 0 0 0 0 0 0 0 0 0 0 0 0 0 0 0 0 
0.557042 1.23628 1.43028 2.41149 4.46789 6.20312 6.70139 6.84245 7.94367 9.54539 10.3953 10.7798 12.0816 14.0989 14.8503 13.7456 13.1082 15.0876 18.4344 20.2461 20.054 19.8952 20.6575 21.1532 21.4488 23.9468 28.9552 31.8762 28.706 23.2459 23.9654 32.4573 
2.22817 3.90077 7.25948 11.8284 17.5824 19.1682 23.2209 29.2072 33.2778 34.6679 39.7393 46.4246 50.5914 51.9706 54.5132 57.584 61.2644 65.6287 70.6802 75.0657 79.4121 82.0245 82.4544 84.553 92.2005 99.5351 101.033 101.709 108.22 115.35 118.378 122.424 
2.70563 2.9408 8.94286 14.3687 17.7939 17.4222 28.0781 28.0535 33.6343 38.2176 43.6502 44.2712 53.0429 52.3996 58.9081 65.4388 69.4727 72.744 82.5734 78.5412 86.5823 99.4963 96.7552 90.8913 106.127 110.56 115.874 132.738 130.485 115.4 135.947 148.936 
7.32113 7.59603 25.6415 29.1839 43.2852 45.8232 69.7974 56.9782 83.014 89.6887 100.973 96.534 133.728 121.454 135.395 141.079 165.976 154.422 186.587 186.11 198.534 193.938 230.434 221.351 247.004 252.858 271.471 256.233 284.605 276.524 300.23 303.095 
11.2204 8.24889 39.1816 36.5754 65.5277 50.0623 87.4855 83.0032 119.87 90.2107 135.192 136.487 162.642 135.064 193.039 179.24 212.066 202.075 245.811 223.053 264.501 251.814 298.955 280.302 308.576 291.046 339.016 307.52 358.395 366.935 399.985 364.318 
17.2683 18.013 66.3943 74.2038 109.444 114.743 168.491 169.287 207.281 193.875 275.97 255.193 292.096 315.026 345.121 327.258 407.98 384 448.929 442.365 477.323 497.396 542.053 528.151 610.369 583.881 647.737 641.965 663.48 684.965 739.811 716.112 
29.1254 33.6543 119.118 142.792 199.427 216.668 305.489 327.477 369.214 376.287 515.617 477.228 569.761 578.894 642.931 687.734 744.508 757.543 874.721 826.848 945.335 954.819 1031.99 1068.8 1112.84 1135.25 1239.99 1236.28 1352.66 1310.73 1428.94 1474.86 
42.2556 39.7869 180.712 185.751 305.206 299.784 424.796 436.73 499.646 492.756 692.247 648.399 803.252 766.04 918.118 919.731 1009.54 1023.58 1174.61 1145 1278.57 1266.81 1419.75 1373.24 1559.93 1548.45 1636.57 1655 1798.66 1767.87 1890.98 1883.31 
44.3247 42.954 183.362 220.571 343.195 356.529 471.035 495.184 597.774 632.755 762.516 711.873 914.68 899.128 1005.01 1034.66 1144.98 1149.29 1308.87 1317.31 1434.66 1423.71 1596.78 1593.79 1667.23 1744.4 1878.71 1792.29 2027.1 2033.41 2106.14 2168.6 
43.5289 42.697 186.331 243.6 350.835 373.674 496.375 511.597 671.337 665.265 732.411 802.284 942.472 908.795 1078.91 1109.67 1237.52 1228.27 1391.73 1407.49 1520.03 1551.29 1676.05 1708.44 1844.78 1863.82 1973.65 1973.82 2119.98 2081.91 2267.81 2352.4 
46.2345 43.7621 198.615 290.172 364.21 468.691 562.142 636.281 776.582 798.832 926.665 956.256 1115.32 1165.69 1260.51 1397.64 1460.17 1447.56 1689.06 1645.75 1762.14 1888.68 1956.18 2018.5 2159.15 2176.45 2275.63 2333.7 2485.61 2470.39 2671.13 2735.19 
41.3007 37.2281 178.894 237.621 326.002 412.182 471.642 532.193 668.516 637.112 770.745 812.471 943.803 936.738 1044.65 1160.9 1194.38 1222.7 1383.65 1373.33 1531.72 1549.66 1608.36 1709.18 1812.49 1812.98 1940.16 1957.33 2097.52 2136.2 2239.05 2268.45 
42.2556 31.763 206.51 226.194 363.413 399.238 467.262 531.311 631.955 611.017 765.654 779.448 944.401 854.594 1016.22 1118.88 1211.69 1143.43 1345.13 1370.25 1482.62 1522.82 1580.79 1679.98 1825.99 1695.11 1962.87 1935.71 2095.96 2022.72 2168.46 2249.9 
45.9958 31.4138 246.358 239.467 403.035 471.444 533.954 612.545 684.647 760.669 855.095 989.278 1043.64 1046.31 1214.2 1312.91 1384.22 1340.85 1677.82 1498.56 1747.62 1758.99 1829.4 1983.07 1986.63 2090.62 2215.13 2268.14 2330.49 2377.15 2593.69 2571.1 
47.9852 27.7595 278.099 235.106 455.687 433.875 570.628 628.781 704.241 800.151 956.048 977.499 1033.89 1157.81 1290.22 1412.85 1345.46 1560.28 1591.26 1655.02 1880.9 1786.18 1992.32 1986.5 2170.78 2195.45 2418.41 2252.56 2529.07 2592.09 2641.52 2697.37 
53.0782 21.8766 354.167 224.756 574.414 434.508 743.178 606.135 1004.73 781.385 1258.72 969.694 1468.34 1198.84 1763.74 1312.45 1960.83 1628.5 2124.65 1820.05 2402.4 2017.56 2609.89 2314.71 2770.11 2594.67 2984.66 2767.15 3261.57 3014.02 3376.89 3284.43 
49.4176 20.3684 364.097 231.565 609.684 455.398 744.744 741.457 1005.2 919.86 1265 1190.92 1499.95 1423.63 1743.47 1637.13 1965.06 1915.28 2125.42 2159.2 2386.25 2350.14 2665.84 2552.87 2883.68 2812.55 3062.79 3093.12 3312.98 3214.3 3626.18 3482.35 
42.7331 15.4547 353.845 215.455 586.923 464.083 761.546 709.297 943.743 940.446 1147.89 1144.98 1414.28 1305.55 1679.98 1480.34 1876.96 1837.63 1899 2162.73 2089.09 2337.05 2372.32 2450.17 2676.28 2610.47 2857.82 2962.5 2939.98 3189.78 3269.77 3324.51 
34.3775 12.8344 289.722 187.625 475.94 448.596 583.979 706.418 711.068 884.536 894.515 1017.07 1097.38 1163.08 1240.71 1306.03 1488.81 1398.99 1660.22 1612.57 1803.18 1844.69 1923.46 2064.67 2123.64 2157.53 2414.33 2264.58 2550.88 2510.43 2673.48 2625.77 
26.2606 10.4214 215.397 144.025 362.643 311.03 487.976 452.972 594.618 585.444 667.658 724.871 778.834 779.142 885.623 926.089 994.529 975.972 1179.39 1044.94 1322.83 1128.73 1417.31 1313.4 1445.2 1470.01 1533.38 1637.61 1634.66 1708.48 1831.14 1805.78 
24.0324 9.24783 200.118 137.716 343.468 288.356 503.473 441.345 611.405 596.088 749.556 759.203 833.375 907.929 995.889 1068.55 1007.29 1354.11 1049.59 1470.64 1234.14 1499.21 1466.37 1481.52 1686.73 1583.63 1812.18 1727.52 1932.49 1896.36 2028.87 2057.07 
24.669 8.21394 228.022 132.916 421.036 329.474 622.076 505.478 848.169 654.956 1078.27 819.135 1249.67 1008.12 1486.4 1107.49 1740.33 1298.26 1906.06 1531.7 2054.83 1769.73 2172.58 1965.22 2345.32 2080.78 2511.23 2244.95 2660.59 2391.22 2824.29 2585.01 
25.9423 8.17989 233.948 140.24 422.009 316.481 639.652 531.534 723.933 879.645 780.968 1090.14 1011.2 1239.1 1176.96 1420.92 1450.45 1461.27 1786.62 1632.15 1958.28 1931.33 2144.41 2205.16 2293.98 2549.03 2415.74 2776.44 2685.61 2905.72 2889.52 3147.78 
18.5416 4.68188 190.638 106.551 346.946 250.595 597.47 290.222 836.839 473.922 893.54 721.088 1019.67 842.511 1135.9 1064.16 1086.11 1311.37 1131.65 1401.87 1261.54 1518.23 1340.22 1642.36 1487.34 1714.21 1638.75 1837.23 1785.59 1905.14 2007.05 1982.86 
17.6662 2.90182 205.884 83.6223 399.364 302.421 566.664 517.147 804.011 678.466 1056.95 869.504 1276.09 1100.35 1494.46 1323.14 1745.89 1515.06 2001.67 1730.4 2199.73 1973.56 2407.11 2147.65 2680.03 2307.23 2887.21 2575.85 2993.56 2861.81 3139.24 3047.06 
5.72958 0.917412 64.1851 27.3652 111.078 108.312 120.085 209.324 127.933 290.229 158.466 327.13 231.188 323.166 325.368 337.474 392.215 401.03 434.935 489.302 466.89 589.547 492.074 674.629 542.15 724.589 606.161 783.69 645.603 863.158 688.883 921.695 
1.35282 0.121583 14.6895 3.20507 25.152 9.9557 25.9878 11.8121 23.9537 8.90206 19.534 8.6771 16.768 9.16532 23.1314 10.2486 31.9449 17.4374 35.99 25.4069 39.7594 28.2704 42.6799 30.9976 42.2359 32.6203 44.7277 29.7255 48.4005 30.6153 45.9186 36.1359 
0 0 0 0 0 0 0 0 0 0 0 0 0 0 0 0 0 0 0 0 0 0 0 0 0 0 0 0 0 0 0 0 
0 0 0 0 0 0 0 0 0 0 0 0 0 0 0 0 0 0 0 0 0 0 0 0 0 0 0 0 0 0 0 0 
0 0 0 0 0 0 0 0 0 0 0 0 0 0 0 0 0 0 0 0 0 0 0 0 0 0 0 0 0 0 0 0 
];
rotatexyz = sqrt(rotatexyz);

another2 = [0.159155 0.0900171 1.17697 1.62906 1.54166 2.5062 2.9237 4.0141 1.85329 5.95124 5.26212 2.76102 8.66301 6.34102 5.35835 8.9796 7.82107 8.22663 5.83555 11.8364 7.29926 5.30984 13.2397 7.36241 5.5025 13.0617 8.01039 7.30472 9.57688 12.2292 6.95783 8.11473 
0.95493 1.64421 3.28324 4.50562 7.45813 7.57525 9.58943 11.9693 13.7461 12.9376 17.1574 21.001 25.2791 26.258 25.4788 25.1753 30.1808 34.1809 37.5228 35.3119 33.6976 29.9543 32.4742 36.8247 41.3953 45.6575 50.1922 50.7066 54.5066 58.1082 61.7338 61.2789 
2.14859 1.98729 10.8822 10.2442 18.9684 16.7238 26.6262 23.4678 33.4855 30.1623 34.1131 36.802 39.5969 40.5748 55.7773 48.5294 57.9172 62.7413 62.0727 56.0112 68.4341 72.5395 77.5022 71.3562 81.1578 78.0764 86.2944 75.5001 88.079 81.1002 91.3322 89.9957 
3.50141 4.57157 17.6755 20.9605 30.0065 39.6586 48.0187 60.4559 69.9856 81.3979 98.2214 95.9373 119.247 112.999 134.3 132.228 142.782 153.972 139.2 185.563 172.234 202.575 195.64 220.492 222.129 248.179 236.831 253.166 245.641 285.123 279.198 293.3 
4.53592 6.31956 22.2298 23.3834 45.4582 49.3563 61.7349 64.2346 80.5181 91.1911 98.5819 110.899 130.365 134.587 151.089 149.98 175.138 166.757 217.505 170.643 219.377 209.389 226.229 248.83 234.077 289.788 249.541 322.826 292.37 341.655 304.982 368.178 
4.77465 6.35328 21.805 30.3071 45.1299 43.5101 69.3983 76.4627 92.1037 89.4063 110.813 124.455 122.846 144.857 154.4 161.647 187.417 183.242 202.473 197.452 227.037 211.321 248.223 247.564 274.421 273.531 240.062 302.691 279.804 308.696 309.485 346.245 
6.84366 9.62304 36.4317 37.9082 64.691 74.236 94.6529 104.133 122.806 135.978 150.519 149.136 184.569 183.222 208.55 228.625 231.144 247.103 289.375 295.682 327.532 318.651 350.247 339.205 385.115 383.075 388.874 407.385 425.921 452.536 423.091 459.431 
7.00282 9.79624 33.036 40.3035 64.9318 70.342 104.185 97.8661 122.6 140.092 160.086 166.827 181.664 182.993 215.067 218.692 245.163 251.665 273.44 282.058 300.179 300.308 347.076 343.386 367.037 364.175 387.603 386.944 402.209 435.79 453.618 453.678 
8.99225 13.2996 43.9458 56.7 82.9829 97.6896 116.383 136.135 176.069 169.853 199.32 233.623 252.242 253.791 273.713 288.606 315.995 320.604 341.702 352.941 387.807 405.401 425.851 449.219 494.708 484.726 528.01 544.439 552.467 565.44 574.598 597.799 
8.8331 12.6217 43.1205 48.3916 82.2813 84.772 128.754 129.853 161.39 169.923 193.5 192.596 227.367 243.501 278.092 255.807 288.876 309.078 337.908 343.819 385.811 372.831 411.178 407.719 429.588 454.735 481.189 475.879 539.129 531.241 554.435 582.864 
10.5042 16.57 48.3615 60.4985 95.5539 106.975 138.934 142.849 184.245 188.062 230.678 250.909 261.734 275.88 324.57 336.998 369.406 354.515 387.032 403.622 438.163 453.841 489.985 492.978 522.695 530.115 577.697 601.23 622.584 638.451 697.724 703.261 
11.3796 15.9961 58.6676 63.3979 109.645 115.185 158.935 168.775 212.074 223.329 263.196 259.04 309.543 315.335 335.489 343.541 400.37 413.478 432.962 433.46 484.856 476.048 529.892 531.405 563.365 576.607 599.889 614.788 669.239 658.737 709.126 730.988 
11.857 17.9106 55.138 67.4361 104.66 123.5 164.436 172.632 217.142 221.972 260.722 290.081 325.573 331.185 372.606 381.994 407.219 426.692 488.339 485.251 498.604 510.726 544.26 568.778 619.751 619.592 666.244 656.297 664.753 719.176 762.694 761.956 
14.1648 19.9598 76.968 79.8675 139.433 144.084 196.641 203.246 245.947 257.669 325.275 310.013 367.496 381.802 417.361 437.711 490.138 472.735 516.039 535.203 611.718 595.957 642.675 644.586 676.235 688.773 747.253 729.974 803.819 789.296 826.09 846.869 
14.0852 20.4754 68.0428 82.6632 126.608 144.501 198.447 215.122 278.153 289.223 326.63 350.92 386.974 398.218 461.092 456.128 496.304 529.214 576.047 566.538 591.734 615.641 670.235 669.927 718.718 734.927 775.52 802.065 846.98 827.018 857.105 893.464 
15.5176 23.6272 73.6868 89.8041 142.841 163.324 214.437 234.45 283.692 303.641 358.338 366.795 446.119 457.178 483.831 529.012 574.985 579.218 622.048 661.92 718.213 710.007 748.063 767.522 823.25 832.187 880.024 884.217 927.582 956.766 1009.25 1004.33 
16.393 22.8298 81.4888 92.0832 158.317 168.135 232.149 243.301 302.177 318.99 388.775 416.295 462.069 482.933 554.252 549.171 626.244 624.225 696.556 689.578 738.507 753.385 810.313 821.841 873.131 889.824 949.058 930.52 983.747 975.259 1050.6 1062.85 
20.6901 29.5125 112.129 113.786 203.954 207.822 287.83 296.858 370.975 381.173 463.96 472.305 568.392 554.819 659.015 663.497 727.027 743.2 821.076 848.129 910.604 923.428 987.421 985.499 1075.7 1067.09 1165.4 1151.87 1230.02 1202.76 1287.5 1290.87 
27.2951 41.194 149.243 141.007 266.147 258.62 372.816 365.559 481.522 469.629 571.496 576.755 670.325 690.665 794.145 776.509 912.602 900.033 1010.16 996.364 1106.42 1088.64 1188.05 1201.23 1313.13 1288.56 1401.73 1375.49 1466.06 1474.19 1605.62 1549.13 
25.8627 42.0666 117.443 155.59 197.166 278.58 324.721 374.218 454.394 505.112 571.553 610.277 685.301 730.412 783.284 834.011 888.211 961.052 999.41 1039.46 1112.33 1182.48 1236.48 1271.17 1319.27 1388.84 1439.71 1504.57 1553.92 1611.24 1650.01 1743.35 
16.7113 26.5269 54.2916 107.06 117.699 181.929 235.311 276.62 338.418 368.861 384.699 456.115 484.168 517.938 542.128 589.093 640.914 672.826 686.582 744.014 776.201 809.187 854.184 908.627 943.063 985.623 1024.47 1067.25 1106.63 1153.1 1193.24 1211.76 
13.5282 21.0888 35.2012 91.5303 104.455 152.935 219.645 228.065 237.186 318.806 330.213 348.588 420.956 466.307 473.269 510.573 530.263 554.725 602.071 631.391 649.613 694.929 744.924 775.065 790.857 828.605 886.77 905.933 920.733 985.726 1024.1 1032.97 
9.15141 13.6577 21.276 68.3147 82.0291 100.712 149.675 167.116 145.333 208.958 272.297 264.652 279.731 337.116 332.316 327.907 391.106 428.028 416.258 439.086 472.42 473.807 499.293 548.805 560.804 560.085 596.77 636.609 647.872 663.145 700.93 728.114 
9.07183 13.8006 17.485 67.8375 93.1688 101.414 128.403 157.846 157.044 213.436 285.503 280.178 259.312 314.388 371.138 380.497 405.605 438.901 435.175 443.781 500.787 542.214 538.485 536.929 563.78 600.673 628.922 644.822 656.227 670.433 691.802 725.966 
10.0268 14.9852 16.9774 78.5911 117.384 107.183 110.719 177.179 224.971 247.516 271.972 293.122 316.284 371.713 425.874 429.547 424.063 465.22 525.316 549.876 545.119 557.411 600.693 638.129 647.66 659.501 690.584 715.634 732.669 761.144 786.031 797.854 
6.92324 9.83057 12.4539 59.0119 83.4986 67.6797 72.8233 138.044 173.312 163.225 168.818 211.25 250.158 266.046 268.217 278.553 315.124 349.276 346.63 342.368 377.066 410.15 406.612 407.968 437.879 461.096 467.389 478.898 495.199 512.464 536.655 552.089 
3.1831 4.31298 5.90793 29.3558 38.2959 26.0151 32.6295 71.8635 80.8076 60.0224 71.2953 111.443 117.555 98.4683 111.081 142.454 145.661 135.404 146.853 166.534 171.684 172.169 180.124 192.418 205.313 213.361 215.346 226.421 249.478 259.334 253.94 266.922 
0 0 0 0 0 0 0 0 0 0 0 0 0 0 0 0 0 0 0 0 0 0 0 0 0 0 0 0 0 0 0 0 
0 0 0 0 0 0 0 0 0 0 0 0 0 0 0 0 0 0 0 0 0 0 0 0 0 0 0 0 0 0 0 0 
0 0 0 0 0 0 0 0 0 0 0 0 0 0 0 0 0 0 0 0 0 0 0 0 0 0 0 0 0 0 0 0 
0 0 0 0 0 0 0 0 0 0 0 0 0 0 0 0 0 0 0 0 0 0 0 0 0 0 0 0 0 0 0 0 
0 0 0 0 0 0 0 0 0 0 0 0 0 0 0 0 0 0 0 0 0 0 0 0 0 0 0 0 0 0 0 0 
];
another2 = sqrt(another2);

ago = [0 0 0 0 0 0 0 0 0 0 0 0 0 0 0 0 0 0 0 0 0 0 0 0 0 0 0 0 0 0 0 0 
0.56419 0.543829 0.787448 1.05914 0.852401 1.3104 1.16517 1.35054 1.51695 1.40115 1.71167 1.61607 1.7633 1.87688 1.82023 2.04006 1.98432 2.10287 2.18708 2.16546 2.32731 2.2993 2.3964 2.46327 2.46249 2.58609 2.57678 2.65791 2.71391 2.72565 2.8233 2.82649 
2.25676 2.63219 2.96553 3.60974 3.79455 4.29487 4.71628 5.08907 5.29023 5.59522 5.67164 6.11959 6.70027 6.49646 7.12825 6.77636 7.30059 8.1735 7.46478 8.15076 8.26164 8.49867 8.50893 9.16254 9.0815 9.20625 9.43844 9.6626 9.96468 10.0466 10.1976 10.3945 
7.89865 13.1767 15.6573 18.3928 20.9415 22.3199 24.4581 26.907 28.7941 29.6538 31.1737 33.6182 33.2137 34.0797 36.7106 37.9691 38.9276 40.2372 41.0073 41.944 43.2335 44.7719 46.0718 46.9803 47.7906 49.2831 49.5832 50.9241 51.5905 52.9015 53.3095 54.4844 
11.5659 17.9569 21.8348 26.7663 30.178 33.783 37.1853 37.9872 42.3324 43.4177 45.78 47.9786 49.4848 51.4049 53.414 53.2149 57.6621 58.2874 59.3695 61.7029 62.4522 65.3756 66.9726 66.4808 70.067 70.3876 71.7531 74.1656 74.6141 75.3677 77.8365 78.345 
19.1824 30.1491 35.2341 41.8734 48.1207 52.7968 56.6525 60.8909 66.1765 68.5113 72.9785 77.12 79.2242 82.488 87.2851 89.0281 89.5137 93.5045 95.0338 98.7886 101.794 104.731 107.279 109.035 110.697 113.319 115.137 118.975 120.253 122.339 124.335 126.759 
29.0558 50.7775 62.1398 71.9852 80.6374 89.4608 97.8631 104.23 109.581 113.938 121.079 128.06 132.21 138.456 142.864 145.64 151.189 158.392 162.141 165.86 170.64 173.205 178.322 184.305 184.354 185.532 191.034 195.675 199.208 200.904 204.818 209.075 
37.8007 68.2543 86.3657 100.647 109.931 118.17 127.511 137.146 146.032 154.185 163.365 170.709 179.538 187.457 192.727 200.353 207.732 212.983 217.693 224.323 229.703 233.025 236.758 241.975 247.466 252.613 260.59 266.862 270.958 277.949 280.731 284.51 
50.2129 84.7664 106.655 132.828 143.872 158.392 173.441 182.457 196.466 208.584 218.749 229.402 240.239 247.885 256.82 262.546 269.703 279.952 285.421 291.398 300.009 307.587 313.809 319.502 327.226 332.094 340.581 344.624 352.279 363.518 363.388 369.411 
64.0355 104.233 127.903 156.734 175.435 197.957 214.281 229.996 242.462 254.03 269.965 278.897 290.52 303.751 312.775 323.869 334.601 345.612 352.841 361.822 369.517 379.374 389.365 395.539 403.792 413.865 418.335 426.572 434.281 442.506 450.16 458.027 
82.9359 140.813 165.761 197.305 220.837 243.386 267.474 286.586 306.414 322.304 337.258 351.362 364.319 380.737 396.158 404.686 421.261 427.557 439.946 453.265 465.545 476.541 488.347 497.349 507.476 517.458 526.52 538.228 548.14 556.581 566.189 575.205 
75.8835 129.871 160.339 189.359 209.434 226.193 248.813 267.014 279.969 298.354 310.294 320.723 331.09 339.682 353.999 366.612 380.354 393.5 401.853 412.999 422.851 430.651 441.989 455.042 465.653 474.072 483.895 489.655 495.47 508.847 516.004 525.781 
75.3193 127.026 161.653 188.26 217.257 238.581 253.016 275.089 288.424 304.726 318.9 337.332 345.965 357.449 375.011 381.12 394.078 404.98 420.838 429.28 435.441 448.227 454.779 467.328 477.805 484.762 490.332 501.429 515.65 525.215 529.827 536.019 
82.9359 136.075 171.127 204.549 238.324 259.669 277.386 310.171 323.021 340.689 352.843 373.705 383.948 401.529 415.56 429.64 445.368 458.99 471.938 487.667 499.136 506.413 518.796 528.541 540.838 551.241 563.627 573.717 586.826 596.354 601.959 612.92 
78.4224 135.992 162.138 188.675 229.484 253.658 271.754 298.318 317.527 330.096 345.917 366.718 381.059 394.991 406.1 416.208 431.996 447.798 456.136 467.886 481.151 490.263 495.876 514.688 523.851 529.719 540.443 548.112 559.754 567.282 575.685 579.513 
65.7281 112.668 137.898 163.254 200.298 217.066 236.784 251.471 269.231 284.681 296.578 307.349 317.695 333.055 337.039 347.612 355.494 365.931 372.804 384.544 394.639 404.227 411.643 415.725 432.654 439.126 447.173 458.899 469.235 476.477 489.668 491.933 
61.2146 96.1854 127.08 151.188 173.905 187.972 208.536 215.375 229.956 235.189 249.58 256.833 267.467 274.876 284.59 292.039 300.5 309.348 317.891 325.273 333.657 340.768 348.559 353.416 357.243 368.552 369.967 377.13 387.816 388.587 396.526 406.785 
58.1115 69.4138 100.496 104.028 122.905 132.136 139.741 145.105 158.142 166.509 170.768 180.039 186.884 198.614 202.801 211.125 215.726 221.561 223.629 229.075 232.51 240.674 249.641 256.677 260.335 263.105 269.416 271.899 275.456 275.306 287.21 293.348 
56.9831 77.0042 97.6718 108.542 128.936 137.277 135.403 144.726 159.846 168.676 172.672 181.906 186.525 198.892 196.869 211.358 214.651 222.763 238.068 236.917 242.628 247.196 247.365 245.828 255.172 262.729 271.909 278.546 283.802 287.543 292.208 296.314 
62.625 83.378 93.4483 105.687 130.267 134.404 128.929 132.123 155.25 155.879 163.257 175.145 190.152 190.571 192.355 194.795 207.14 202.555 218.735 214.364 225.065 236.823 239.434 235.789 248.328 253.239 252.346 253.931 261.534 265.767 268.169 273.822 
74.7551 101.154 108.916 130.287 147.713 159.835 164.728 172.718 190.315 202.119 204.001 212.013 216.653 238.262 241.525 248.343 259.7 263.147 266.906 273.757 276.25 285.723 298.221 298.485 307.096 314.497 317.993 319.249 329.2 338.814 340.58 342.768 
55.2906 74.4817 72.2845 100.929 110.043 112.03 119.206 124.242 140.934 147.051 150.205 164.323 159.868 167.914 172.507 173.969 188.572 196.456 197.683 206.507 209.882 211.274 210.7 215.516 226.458 227.6 235.618 236.47 244.198 245.499 246.366 251.375 
58.6757 76.2232 74.9765 103.442 115.774 114.234 123.759 128.176 137.648 150.123 152.48 170.839 167.877 177.444 185.898 177.197 189.438 194.727 199.499 207.381 217.901 216.875 226.946 225.898 226.552 233.375 236.62 240.2 248.267 256.862 258.868 261.288 
51.9054 61.1293 60.4436 84.4538 93.3416 95.1114 99.6623 108.443 113.695 121.82 125.461 130.011 138.075 146.653 142.792 149.544 160.798 157.356 159.992 171.513 170.34 172.131 183.801 183.876 185.474 189.735 199.987 193.733 197.739 205.976 205.864 208.268 
31.5946 38.3955 35.6038 47.05 57.0885 59.233 59.3359 65.4068 69.5077 75.0139 75.88 77.2555 81.7175 89.0099 87.14 86.4816 95.7842 97.7631 94.3644 100.465 103.636 102.875 108.893 109.285 106.988 119.696 113.463 115.594 118.035 127.4 120.395 122.438 
25.3885 32.0759 28.2275 39.062 44.0223 45.5448 50.7706 51.1244 53.9202 61.0627 61.3877 62.8034 63.6415 66.048 72.2644 74.3833 72.43 72.1174 78.8882 84.0309 77.7012 82.1052 86.7805 89.4626 84.4132 88.3696 94.9517 91.9717 93.703 98.8991 97.5001 94.983 
19.4645 23.3589 22.6875 27.9465 27.7599 35.0744 40.316 32.7805 36.2646 46.6717 40.6334 41.5537 47.1359 45.1664 50.2586 53.5927 42.4685 55.9152 55.6826 53.479 58.1441 53.6688 58.4143 60.99 61.8182 59.541 62.9319 64.1205 63.9807 66.1189 68.2629 67.1447 
16.6436 21.6768 21.512 23.7194 23.4415 33.5324 34.0931 31.1191 35.0408 38.2694 37.5082 38.5329 43.6813 42.4837 44.0607 45.6772 42.8102 51.5991 50.3957 48.2208 52.7818 50.1291 54.5414 57.4774 55.6154 54.8904 58.3862 59.5357 59.3441 63.1838 58.7151 63.4865 
12.1301 14.6761 17.0606 15.5423 15.1449 24.6478 22.0472 24.0036 21.7202 23.8465 26.1631 28.7226 28.908 26.1837 28.1494 32.5759 31.7454 32.2915 30.308 33.5894 35.8747 34.3336 37.2073 34.0634 37.8727 37.531 38.9682 40.3469 36.1634 42.7786 40.3843 42.1397 
10.7196 11.6063 15.6416 12.0755 12.8708 23.0508 16.2537 20.5871 15.46 21.7084 25.2764 20.9437 22.6118 20.8234 25.7517 26.539 24.0162 25.5012 25.3799 29.7366 28.7672 27.1724 26.4338 30.2598 31.2019 31.6064 28.7357 29.9104 34.792 31.2362 34.3632 28.5843 
3.38514 2.46724 4.96328 3.19501 5.58034 5.96189 4.87626 6.17589 4.59353 8.13413 5.01014 7.479 6.20365 8.34169 7.09398 6.985 7.97948 7.42958 8.55237 7.29935 8.73259 9.17159 8.73227 9.37806 8.36458 10.4831 8.32142 10.0201 8.92686 10.2975 10.5092 9.4567 
1.41047 0.681644 2.08587 1.60925 1.96708 2.44563 1.56757 3.0424 1.38132 3.31131 1.80121 3.2351 2.53152 2.89075 3.2432 2.50171 3.73918 2.42203 3.92987 2.76792 3.82055 3.31755 3.52393 3.84375 3.27426 4.20579 3.30549 4.3284 3.62973 4.22639 4.07048 4.02404 
];

bar3(ago);view([60,-60,60]);set(gcf,'renderer','zbuffer');
% figure,
% bar3(origin);view([60,-60,60]);set(gcf,'renderer','zbuffer');
% figure,
% bar3(rotatexyz);view([60,-60,60]);set(gcf,'renderer','zbuffer');set(gca, 'ZLim', [0.0 60.0]);
% figure,
% bar3(addnoise);view([60,-60,60]);set(gcf,'renderer','zbuffer');
% figure,
% bar3(phi_changed);view([60,-60,60]);set(gcf,'renderer','zbuffer');
% figure,
% bar3(theta_changed);view([60,-60,60]);set(gcf,'renderer','zbuffer');
% figure,
% bar3(another);view([60,-60,60]);set(gcf,'renderer','zbuffer');
% bar3(another2);view([60,-60,60]);set(gcf,'renderer','zbuffer');

% max(origin(:))
% max(rotatexyz(:))
% 
% origin_phi_changed = abs(origin-phi_changed);
% origin_phi_changed = sum(origin_phi_changed(:))
% 
% origin_rotatexyz = abs(origin-rotatexyz);
% origin_rotatexyz = sum(origin_rotatexyz(:))
% 
% origin_theta_changed = abs(origin-theta_changed);
% origin_theta_changed = sum(origin_theta_changed(:))
% 
% origin_another = abs(origin-another);
% origin_another = sum(origin_another(:))
% 
% origin_another2 = abs(origin-another2);
% origin_another2 = sum(origin_another2(:))
% 
% origin_addnoise = abs(origin-addnoise);
% origin_addnoise = sum(origin_addnoise(:))
% 
% phi_changed_rotatexyz = abs(phi_changed-rotatexyz);
% phi_changed_rotatexyz = sum(phi_changed_rotatexyz(:))
